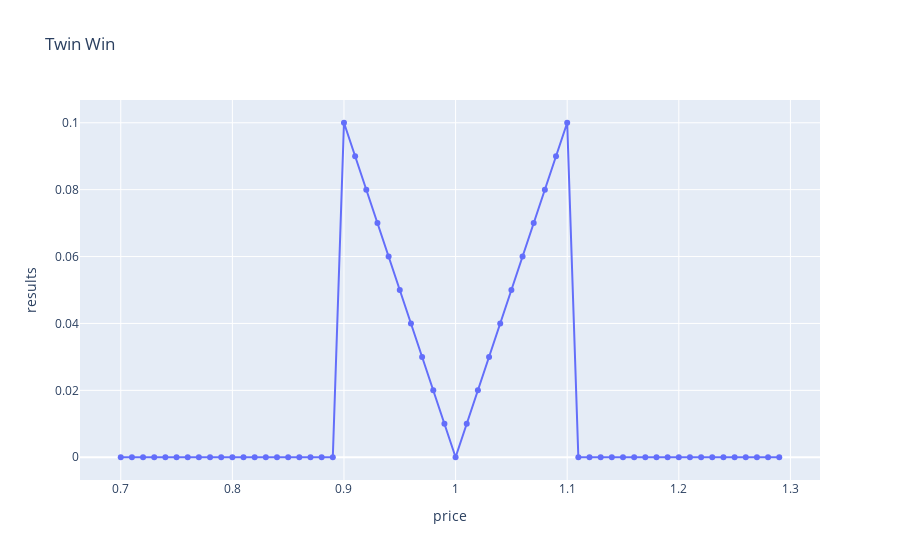

The code cell stored with this chart in its notebook:
### Code cell
import plotly.express as px


leftmost = -0.3
rightmost = 0.3
step = 0.01
grid = np.arange(leftmost,rightmost,step)

upper_barrier = 1.1
lower_barrier = 0.9
twin_win_ = [Twin_Peaks_pcg(1+round(i,2), upper_barrier, lower_barrier) for i in grid]
df = pd.DataFrame({'results': twin_win_,
                  'price': grid+1})


fig = px.line(df, x="price", y="results", title="Twin Win")
fig.update_yaxes(
    scaleratio = 100
)
fig.update_traces(mode="markers+lines")

fig.show()

### Figure 1 — Plotly figure (JSON) as saved in the notebook; plotly's stock layout.template omitted (floating-point values rounded to 4 significant figures)
{"data": [{"hovertemplate": "price=%{x}<br>results=%{y}<extra></extra>", "legendgroup": "", "line": {"color": "#636efa", "dash": "solid"}, "marker": {"symbol": "circle"}, "mode": "markers+lines", "name": "", "orientation": "v", "showlegend": false, "type": "scatter", "x": [0.7, 0.71, 0.72, 0.73, 0.74, 0.75, 0.76, 0.77, 0.78, 0.79, 0.8, 0.81, 0.82, 0.83, 0.84, 0.85, 0.86, 0.87, 0.88, 0.89, 0.9, 0.91, 0.92, 0.93, 0.94, 0.95, 0.96, 0.97, 0.98, 0.99, 1.0, 1.01, 1.02, 1.03, 1.04, 1.05, 1.06, 1.07, 1.08, 1.09, 1.1, 1.11, 1.12, 1.13, 1.14, 1.15, 1.16, 1.17, 1.18, 1.19, 1.2, 1.21, 1.22, 1.23, 1.24, 1.25, 1.26, 1.27, 1.28, 1.29], "xaxis": "x", "y": [0, 0, 0, 0, 0, 0, 0, 0, 0, 0, 0, 0, 0, 0, 0, 0, 0, 0, 0, 0, 0.1, 0.09, 0.08, 0.07, 0.06, 0.05, 0.04, 0.03, 0.02, 0.01, 0, 0.01, 0.02, 0.03, 0.04, 0.05, 0.06, 0.07, 0.08, 0.09, 0.1, 0, 0, 0, 0, 0, 0, 0, 0, 0, 0, 0, 0, 0, 0, 0, 0, 0, 0, 0], "yaxis": "y"}], "layout": {"legend": {"tracegroupgap": 0}, "title": {"text": "Twin Win"}, "xaxis": {"anchor": "y", "domain": [0, 1], "title": {"text": "price"}}, "yaxis": {"anchor": "x", "domain": [0, 1], "scaleratio": 100, "title": {"text": "results"}}}}
